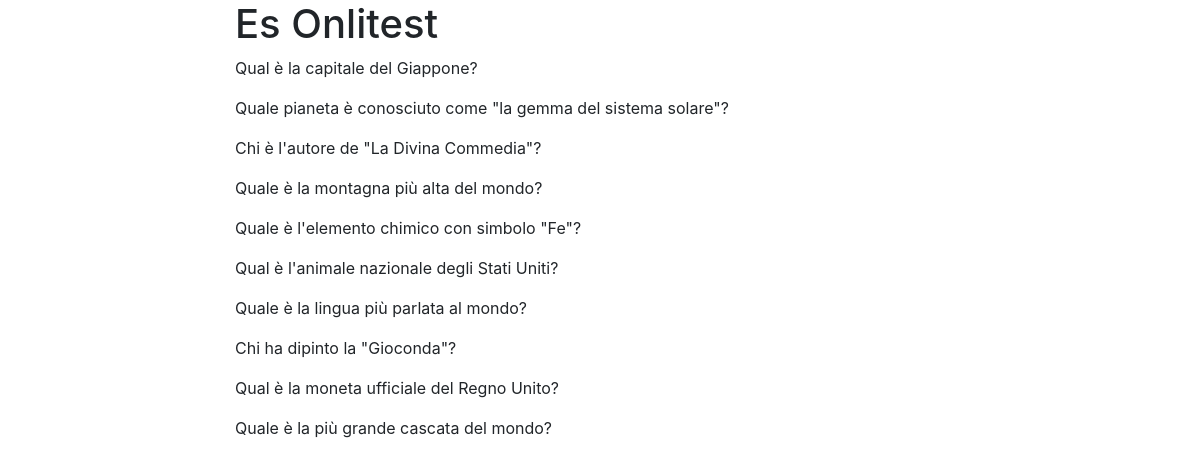
/Es01_Onlitest/index_01.php, run on the app's committed database.
### tables this page shows
CREATE TABLE `Domande` (
  `ID` int(11) NOT NULL,
  `Testo` varchar(255) NOT NULL
);

### Es01_Onlitest/index_01.php (the view, shortened to what this page needs)
<html lang="en">
<head>
    <link rel="stylesheet" href="https://cdn.jsdelivr.net/npm/bootstrap@4.6.2/dist/css/bootstrap.min.css">
</head>
<body>
    <div class="container">
        <div class="row">
            <div class="col-2"></div>
            <div class="col-8">
                <h1>Es Onlitest</h1>
            <?php
                $con = mysqli_connect("localhost","root","","4e_onlitest");
                $sql = "SELECT Testo FROM domande";
                $rs = $con->query($sql);
                while($record = $rs->fetch_assoc()){
                    echo "<p>".$record["Testo"]."</p>";
                }
            ?>
            </div>
            <div class="col-2"></div>
        </div>
    </div>
</body>
</html>

### data on the page
domande: Testo "Qual è la capitale del Giappone?"
domande: Testo "Quale pianeta è conosciuto come \"la gemma del sistema solare\"?"
domande: Testo "Chi è l'autore de \"La Divina Commedia\"?"
domande: Testo "Quale è la montagna più alta del mondo?"
domande: Testo "Quale è l'elemento chimico con simbolo \"Fe\"?"
domande: Testo "Qual è l'animale nazionale degli Stati Uniti?"
domande: Testo "Quale è la lingua più parlata al mondo?"
domande: Testo "Chi ha dipinto la \"Gioconda\"?"
domande: Testo "Qual è la moneta ufficiale del Regno Unito?"
domande: Testo "Quale è la più grande cascata del mondo?"
